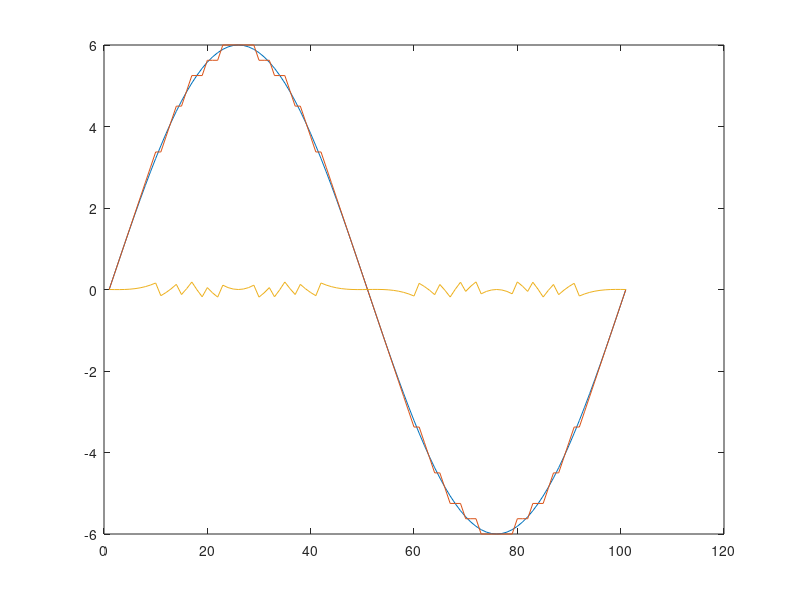

This chart was generated by the following MATLAB code:
clc;clear all;close all;
fm =10
fs=520
n = input('Enter n-bit quantizer: ')
mp=6
t=0:0.001:0.1
x = mp*sin(2*pi*fm*t);
plot(x)
hold on
L=2^n
delta = (2*mp)/L
yd = delta*round(x/delta)
plot(yd)
hold on
e = yd-x
plot(e)